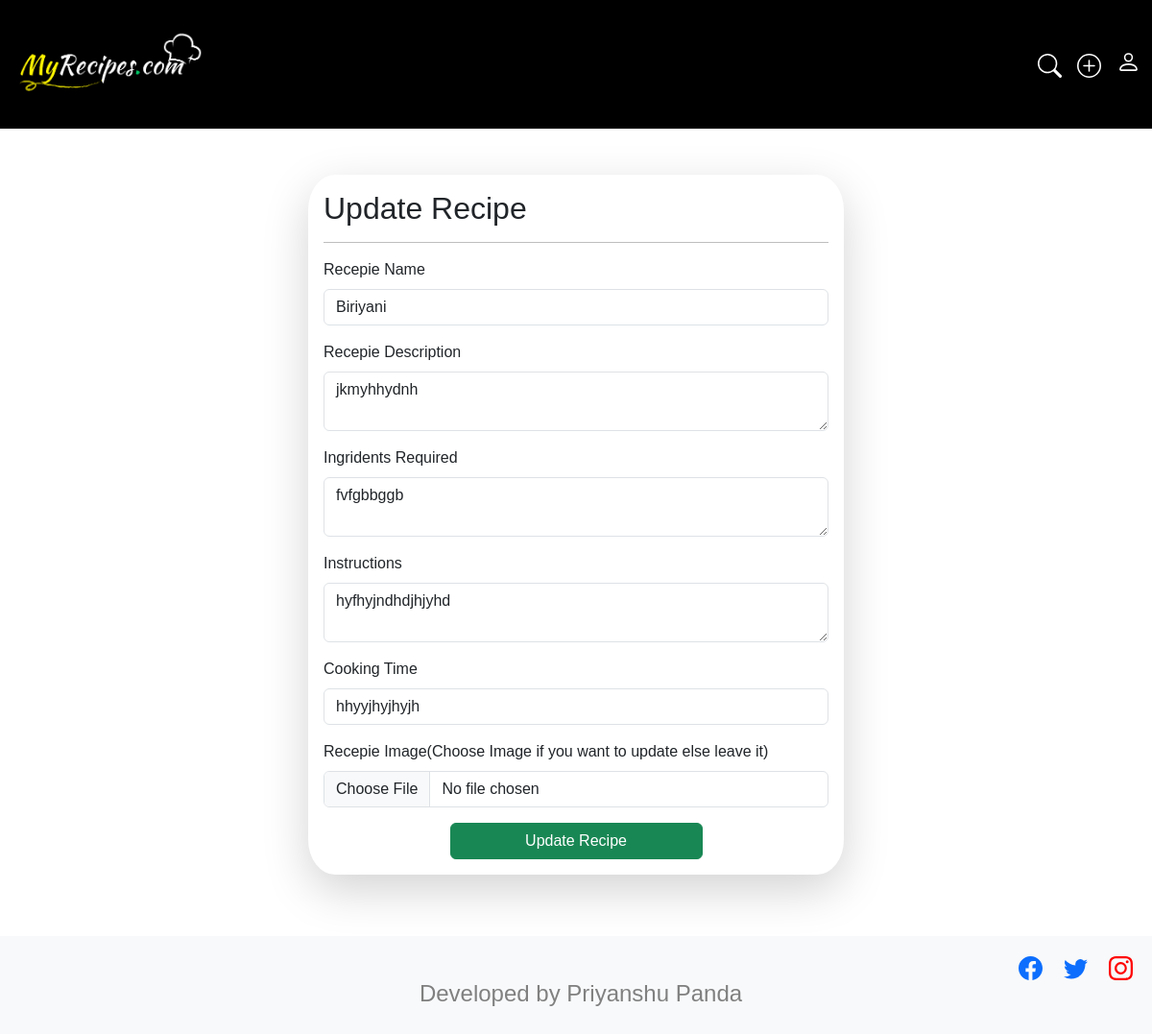
The app's page /update_recipe/1/ (signed in) with its own data.
### myrecpies/models.py (models this page shows, shortened)
class Recipe(models.Model):
    user = models.ForeignKey(User,on_delete=models.CASCADE)
    recipe_name = models.CharField(max_length=100)
    recipe_ingridents = models.CharField(max_length=100)
    recipe_description = models.TextField()
    instructions = models.TextField(default=None)
    cooking_time = models.TextField(default=None)
    created_at = models.DateTimeField(auto_now_add=True)
    recipe_image = models.ImageField(upload_to="recepie")

### myrecpies/views.py (the view, shortened to what this page needs)
# urls.py: path('update_recipe/<id>/',update_recipe,name="update_recipe"),
@login_required
def update_recipe(request,id):
    queryset = Recipe.objects.get(id=id)
    context = {'recipe':queryset}
    return render(request,"update_recipe.html",context)

### myrecpies/templates/update_recipe.html (shortened to what this page needs)
{% extends "base.html" %}
{% block start %}
<div class = "container mt-5" style >
    <form class="col-6 mx-auto p-3 shadow-lg" method="POST" enctype="multipart/form-data" style="background-color: rgb(255, 255, 255);border-radius: 5%;">
        <H2>Update Recipe</H2>
        <hr style="color: rgb(0, 0, 0);">
        <div class="mb-3">
          <label for="exampleInputEmail1" class="form-label">Recepie Name</label>
          <input name = "recipe_name" value = "{{recipe.recipe_name}}" type="text" class="form-control" required>
        </div>
        <div class="mb-3">
          <label for="exampleInputPassword1"  class="form-label">Recepie Description</label>
          <textarea class="form-control"  name = "recipe_description" required>{{recipe.recipe_description}}</textarea>
        </div>
        <div class="mb-3">
          <label for="exampleInputEmail1" class="form-label">Ingridents Required</label>
          <textarea class="form-control" name = "recipe_ingridents" required>{{recipe.recipe_ingridents}}</textarea>
        </div>
        <div class="mb-3">
          <label for="exampleInputEmail1" class="form-label">Instructions</label>
          <textarea class="form-control" name = "instructions" required>{{recipe.instructions}}</textarea>
        </div>
        <div class="mb-3">
          <label for="exampleInputEmail1" class="form-label">Cooking Time</label>
          <input name = "cooking_time" type="text" value = "{{recipe.cooking_time}}"class="form-control" required>
        </div>
        <div class="mb-3">
            <label for="exampleInputPassword1" class="form-label">Recepie Image(Choose Image if you want to update else leave it)</label>
            <input type= "file" name = "recipe_image" class="form-control">
          </div>
          <div class="d-grid gap-2 col-6 mx-auto">
        <button type="submit" class="btn btn-success">Update Recipe</button>
        </div>
      </form>
      <br><br>
</div>
{% endblock %}

### records on screen
Recipe: recipe_name "Biriyani", recipe_description "jkmyhhydnh", recipe_ingridents "fvfgbbggb", instructions "hyfhyjndhdjhjyhd", cooking_time "hhyyjhyjhyjh"
